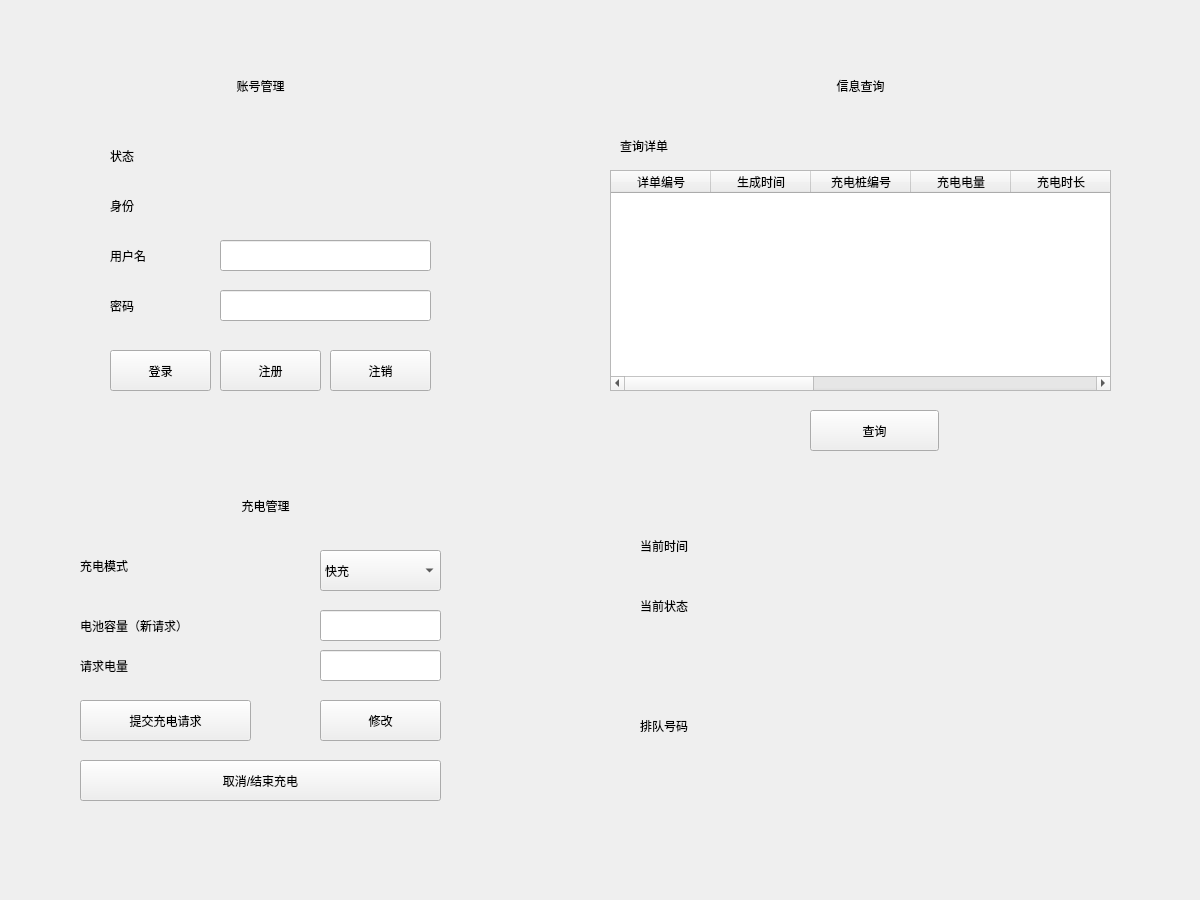
<?xml version="1.0" encoding="UTF-8"?>
<ui version="4.0">
 <class>Form</class>
 <widget class="QWidget" name="Form">
  <property name="geometry">
   <rect>
    <x>0</x>
    <y>0</y>
    <width>1200</width>
    <height>900</height>
   </rect>
  </property>
  <property name="minimumSize">
   <size>
    <width>1200</width>
    <height>900</height>
   </size>
  </property>
  <property name="maximumSize">
   <size>
    <width>1200</width>
    <height>900</height>
   </size>
  </property>
  <property name="mouseTracking">
   <bool>false</bool>
  </property>
  <property name="windowTitle">
   <string>充电计费用户客户端</string>
  </property>
  <property name="autoFillBackground">
   <bool>false</bool>
  </property>
  <widget class="QWidget" name="account" native="true">
   <property name="geometry">
    <rect>
     <x>20</x>
     <y>20</y>
     <width>481</width>
     <height>401</height>
    </rect>
   </property>
   <property name="cursor">
    <cursorShape>ArrowCursor</cursorShape>
   </property>
   <property name="mouseTracking">
    <bool>false</bool>
   </property>
   <property name="autoFillBackground">
    <bool>true</bool>
   </property>
   <widget class="QLabel" name="l2">
    <property name="geometry">
     <rect>
      <x>180</x>
      <y>50</y>
      <width>121</width>
      <height>31</height>
     </rect>
    </property>
    <property name="text">
     <string>账号管理</string>
    </property>
    <property name="alignment">
     <set>Qt::AlignCenter</set>
    </property>
   </widget>
   <widget class="QLabel" name="l3">
    <property name="geometry">
     <rect>
      <x>90</x>
      <y>120</y>
      <width>61</width>
      <height>31</height>
     </rect>
    </property>
    <property name="text">
     <string>状态</string>
    </property>
   </widget>
   <widget class="QLabel" name="l4">
    <property name="geometry">
     <rect>
      <x>90</x>
      <y>170</y>
      <width>61</width>
      <height>31</height>
     </rect>
    </property>
    <property name="text">
     <string>身份</string>
    </property>
   </widget>
   <widget class="QLabel" name="l5">
    <property name="geometry">
     <rect>
      <x>90</x>
      <y>220</y>
      <width>71</width>
      <height>31</height>
     </rect>
    </property>
    <property name="text">
     <string>用户名</string>
    </property>
   </widget>
   <widget class="QLabel" name="l1">
    <property name="geometry">
     <rect>
      <x>90</x>
      <y>270</y>
      <width>71</width>
      <height>31</height>
     </rect>
    </property>
    <property name="text">
     <string>密码</string>
    </property>
   </widget>
   <widget class="QLineEdit" name="userName">
    <property name="geometry">
     <rect>
      <x>200</x>
      <y>220</y>
      <width>211</width>
      <height>31</height>
     </rect>
    </property>
   </widget>
   <widget class="QLineEdit" name="password">
    <property name="geometry">
     <rect>
      <x>200</x>
      <y>270</y>
      <width>211</width>
      <height>31</height>
     </rect>
    </property>
   </widget>
   <widget class="QLabel" name="userState">
    <property name="geometry">
     <rect>
      <x>200</x>
      <y>120</y>
      <width>171</width>
      <height>31</height>
     </rect>
    </property>
    <property name="text">
     <string></string>
    </property>
   </widget>
   <widget class="QLabel" name="userIdentity">
    <property name="geometry">
     <rect>
      <x>200</x>
      <y>170</y>
      <width>171</width>
      <height>31</height>
     </rect>
    </property>
    <property name="text">
     <string></string>
    </property>
   </widget>
   <widget class="QPushButton" name="logoutBtn">
    <property name="geometry">
     <rect>
      <x>310</x>
      <y>330</y>
      <width>101</width>
      <height>41</height>
     </rect>
    </property>
    <property name="text">
     <string>注销</string>
    </property>
   </widget>
   <widget class="QPushButton" name="loginBtn">
    <property name="geometry">
     <rect>
      <x>90</x>
      <y>330</y>
      <width>101</width>
      <height>41</height>
     </rect>
    </property>
    <property name="text">
     <string>登录</string>
    </property>
   </widget>
   <widget class="QPushButton" name="registBtn">
    <property name="geometry">
     <rect>
      <x>200</x>
      <y>330</y>
      <width>101</width>
      <height>41</height>
     </rect>
    </property>
    <property name="text">
     <string>注册</string>
    </property>
   </widget>
  </widget>
  <widget class="QWidget" name="charge" native="true">
   <property name="geometry">
    <rect>
     <x>20</x>
     <y>440</y>
     <width>481</width>
     <height>411</height>
    </rect>
   </property>
   <widget class="QLabel" name="label_2">
    <property name="geometry">
     <rect>
      <x>190</x>
      <y>50</y>
      <width>111</width>
      <height>31</height>
     </rect>
    </property>
    <property name="text">
     <string>充电管理</string>
    </property>
    <property name="alignment">
     <set>Qt::AlignCenter</set>
    </property>
   </widget>
   <widget class="QLabel" name="label_3">
    <property name="geometry">
     <rect>
      <x>60</x>
      <y>110</y>
      <width>101</width>
      <height>31</height>
     </rect>
    </property>
    <property name="text">
     <string>充电模式</string>
    </property>
   </widget>
   <widget class="QComboBox" name="chargeMode">
    <property name="geometry">
     <rect>
      <x>300</x>
      <y>110</y>
      <width>121</width>
      <height>41</height>
     </rect>
    </property>
    <item>
     <property name="text">
      <string>快充</string>
     </property>
    </item>
    <item>
     <property name="text">
      <string>正常</string>
     </property>
    </item>
   </widget>
   <widget class="QLabel" name="label">
    <property name="geometry">
     <rect>
      <x>60</x>
      <y>170</y>
      <width>211</width>
      <height>31</height>
     </rect>
    </property>
    <property name="text">
     <string>电池容量（新请求）</string>
    </property>
   </widget>
   <widget class="QLabel" name="label_4">
    <property name="geometry">
     <rect>
      <x>60</x>
      <y>210</y>
      <width>101</width>
      <height>31</height>
     </rect>
    </property>
    <property name="text">
     <string>请求电量</string>
    </property>
   </widget>
   <widget class="QLineEdit" name="batteryCapacity">
    <property name="geometry">
     <rect>
      <x>300</x>
      <y>170</y>
      <width>121</width>
      <height>31</height>
     </rect>
    </property>
   </widget>
   <widget class="QLineEdit" name="electricityReq">
    <property name="geometry">
     <rect>
      <x>300</x>
      <y>210</y>
      <width>121</width>
      <height>31</height>
     </rect>
    </property>
   </widget>
   <widget class="QPushButton" name="chargeReqBtn">
    <property name="geometry">
     <rect>
      <x>60</x>
      <y>260</y>
      <width>171</width>
      <height>41</height>
     </rect>
    </property>
    <property name="text">
     <string>提交充电请求</string>
    </property>
   </widget>
   <widget class="QPushButton" name="rewriteBtn">
    <property name="geometry">
     <rect>
      <x>300</x>
      <y>260</y>
      <width>121</width>
      <height>41</height>
     </rect>
    </property>
    <property name="text">
     <string>修改</string>
    </property>
   </widget>
   <widget class="QPushButton" name="endChargeBtn">
    <property name="geometry">
     <rect>
      <x>60</x>
      <y>320</y>
      <width>361</width>
      <height>41</height>
     </rect>
    </property>
    <property name="text">
     <string>取消/结束充电</string>
    </property>
   </widget>
  </widget>
  <widget class="QWidget" name="info" native="true">
   <property name="geometry">
    <rect>
     <x>570</x>
     <y>20</y>
     <width>581</width>
     <height>831</height>
    </rect>
   </property>
   <widget class="QLabel" name="label_5">
    <property name="geometry">
     <rect>
      <x>210</x>
      <y>50</y>
      <width>161</width>
      <height>31</height>
     </rect>
    </property>
    <property name="text">
     <string>信息查询</string>
    </property>
    <property name="alignment">
     <set>Qt::AlignCenter</set>
    </property>
   </widget>
   <widget class="QLabel" name="label_6">
    <property name="geometry">
     <rect>
      <x>50</x>
      <y>110</y>
      <width>131</width>
      <height>31</height>
     </rect>
    </property>
    <property name="text">
     <string>查询详单</string>
    </property>
   </widget>
   <widget class="QTableWidget" name="infoTable">
    <property name="geometry">
     <rect>
      <x>40</x>
      <y>150</y>
      <width>501</width>
      <height>221</height>
     </rect>
    </property>
    <column>
     <property name="text">
      <string>详单编号</string>
     </property>
    </column>
    <column>
     <property name="text">
      <string>生成时间</string>
     </property>
    </column>
    <column>
     <property name="text">
      <string>充电桩编号</string>
     </property>
    </column>
    <column>
     <property name="text">
      <string>充电电量</string>
     </property>
    </column>
    <column>
     <property name="text">
      <string>充电时长</string>
     </property>
    </column>
    <column>
     <property name="text">
      <string>启动时间</string>
     </property>
    </column>
    <column>
     <property name="text">
      <string>停止时间</string>
     </property>
    </column>
    <column>
     <property name="text">
      <string>充电费用</string>
     </property>
    </column>
    <column>
     <property name="text">
      <string>服务费用</string>
     </property>
    </column>
    <column>
     <property name="text">
      <string>总费用</string>
     </property>
    </column>
   </widget>
   <widget class="QPushButton" name="searchBtn">
    <property name="geometry">
     <rect>
      <x>240</x>
      <y>390</y>
      <width>129</width>
      <height>41</height>
     </rect>
    </property>
    <property name="text">
     <string>查询</string>
    </property>
   </widget>
   <widget class="QLabel" name="label_7">
    <property name="geometry">
     <rect>
      <x>70</x>
      <y>510</y>
      <width>101</width>
      <height>31</height>
     </rect>
    </property>
    <property name="text">
     <string>当前时间</string>
    </property>
   </widget>
   <widget class="QLabel" name="label_8">
    <property name="geometry">
     <rect>
      <x>70</x>
      <y>570</y>
      <width>101</width>
      <height>31</height>
     </rect>
    </property>
    <property name="text">
     <string>当前状态</string>
    </property>
   </widget>
   <widget class="QLabel" name="label_9">
    <property name="geometry">
     <rect>
      <x>70</x>
      <y>690</y>
      <width>101</width>
      <height>31</height>
     </rect>
    </property>
    <property name="text">
     <string>排队号码</string>
    </property>
   </widget>
   <widget class="QLabel" name="time">
    <property name="geometry">
     <rect>
      <x>220</x>
      <y>510</y>
      <width>231</width>
      <height>31</height>
     </rect>
    </property>
    <property name="text">
     <string></string>
    </property>
   </widget>
   <widget class="QLabel" name="presentState">
    <property name="geometry">
     <rect>
      <x>220</x>
      <y>570</y>
      <width>231</width>
      <height>31</height>
     </rect>
    </property>
    <property name="text">
     <string></string>
    </property>
   </widget>
   <widget class="QLabel" name="presentQueue">
    <property name="geometry">
     <rect>
      <x>220</x>
      <y>630</y>
      <width>231</width>
      <height>31</height>
     </rect>
    </property>
    <property name="text">
     <string></string>
    </property>
   </widget>
   <widget class="QLabel" name="queueNum">
    <property name="geometry">
     <rect>
      <x>220</x>
      <y>690</y>
      <width>231</width>
      <height>31</height>
     </rect>
    </property>
    <property name="text">
     <string></string>
    </property>
   </widget>
  </widget>
 </widget>
 <resources/>
 <connections/>
</ui>
